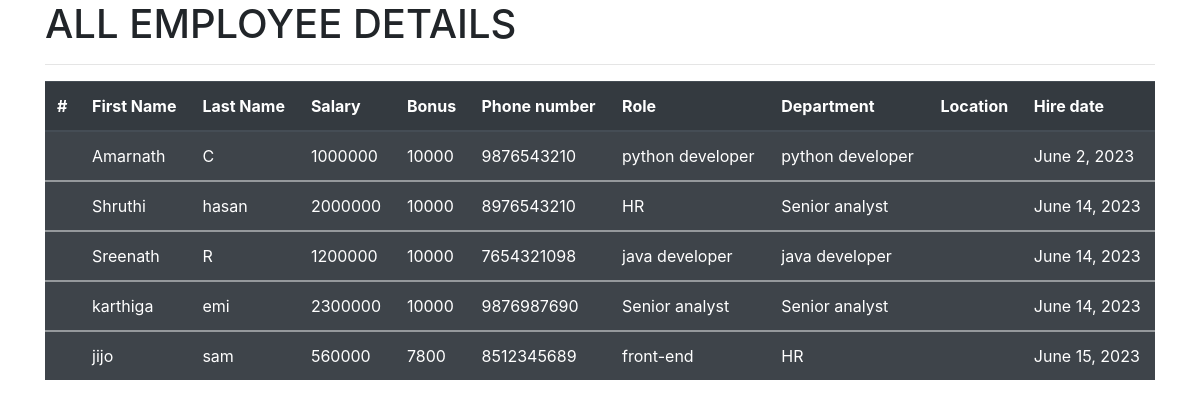
The app's page /all_emp with its own data.
### employeeApp/models.py (models this page shows, shortened)
class Employee(models.Model):
    first_name=models.CharField(max_length=100)
    last_name=models.CharField(max_length=100)
    dept=models.ForeignKey(Department,on_delete=models.CASCADE)
    salary=models.IntegerField(default=0)
    bonus=models.IntegerField(default=0)
    role=models.ForeignKey(Role,on_delete=models.CASCADE)
    phone=models.IntegerField(default=0)
    hire_date=models.DateField()
    def __str__(self):
        return "%s %s %s "%(self.first_name , self.last_name , self.phone)

class Role(models.Model):
    name=models.CharField(max_length=100,null=False)

class Department(models.Model):
    name=models.CharField(max_length=100,null=False)
    location=models.CharField(max_length=100)

### employeeApp/views.py (the view)
# urls.py: path('all_emp',views.all_emp, name= 'all_emp'),
def all_emp(request):
    emps = Employee.objects.all()
    context ={'emps':emps}
    print(context)
    return render (request, 'view_all_emp.html',context)

### employeeApp/templates/view_all_emp.html (shortened to what this page needs)
<!doctype html>
<html lang="en">
  <head>
    <link rel="stylesheet" href="https://cdn.jsdelivr.net/npm/bootstrap@4.3.1/dist/css/bootstrap.min.css">
  </head>
  <body>
    <div class="container">
      <h1>ALL EMPLOYEE DETAILS</h1>
      <hr>
      <table class="table table-dark table-striped">
        <thead>
          <tr>
            <th scope="col">#</th>
            <th scope="col">First Name</th>
            <th scope="col">Last Name</th>
            <th scope="col">Salary</th>
            <th scope="col">Bonus</th>
            <th scope="col">Phone number</th>
            <th scope="col">Role</th>
            <th scope="col">Department</th>
            <th scope="col">Location</th>
            <th scope="col">Hire date</th>
          </tr>
        </thead>
        {% for emp in emps %}
        <tbody>
          <tr>
            <th scope="row">{{emp_id}}</th>
            <td>{{emp.first_name}}</td>
            <td>{{emp.last_name}}</td>
            <td>{{emp.salary}}</td>
            <td>{{emp.bonus}}</td>
            <td>{{emp.phone}}</td>
            <td>{{emp.role.name}}</td>
            <td>{{emp.dept.name}}</td>
            <td>{{emp.dept.loaction}}</td>
            <td>{{emp.hire_date}}</td>
        </tbody>
        {% endfor %}
      </table>
    </div>
  </body>
</html>

### records on screen
Employee: first_name "Amarnath", last_name "C", salary "1000000", bonus "10000", phone "9876543210", role.name "python developer", dept.name "python developer", hire_date "June 2, 2023"
Employee: first_name "Shruthi", last_name "hasan", salary "2000000", bonus "10000", phone "8976543210", role.name "HR", dept.name "Senior analyst", hire_date "June 14, 2023"
Employee: first_name "Sreenath", last_name "R", salary "1200000", bonus "10000", phone "7654321098", role.name "java developer", dept.name "java developer", hire_date "June 14, 2023"
Employee: first_name "karthiga", last_name "emi", salary "2300000", bonus "10000", phone "9876987690", role.name "Senior analyst", dept.name "Senior analyst", hire_date "June 14, 2023"
Employee: first_name "jijo", last_name "sam", salary "560000", bonus "7800", phone "8512345689", role.name "front-end", dept.name "HR", hire_date "June 15, 2023"
